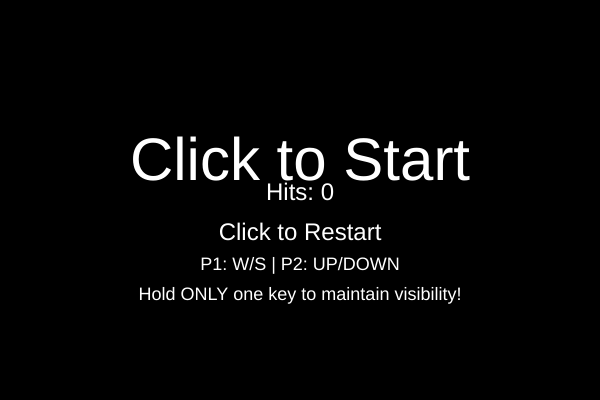
Frame 1 (no input)
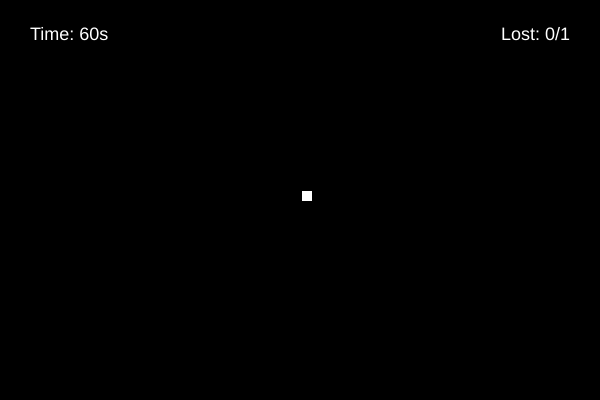
Frame 2 (the mouse pressed at the canvas centre, redrawn once)

The p5.js sketch that drew these frames (run headless with seeded random() and noise() and a simulated clock; the mouse was pressed at the canvas centre and the sketch redrawn once):

// p5.js sketch
// ── sketch.js
// --- GAME CONSTANTS ---
const INITIAL_PADDLE_HEIGHT = 80;
const SURVIVAL_TIME_LIMIT = 60000; // 60 seconds in milliseconds
const SHRINK_INTERVAL = 10000;    // Shrink every 10 seconds
const MAX_LOSSES = 1; // Game over if the ball is lost once
        
// Ball spawning time:
const THIRD_BALL_TIME = 30000;  // Second ball added at 30 seconds

// --- NEW SPEED CONSTANTS & VARIABLES ---
const INITIAL_BASE_SPEED = 3.5;
let currentBaseSpeed = INITIAL_BASE_SPEED;
let lastSpeedIncreaseTime = 0;
const SPEED_INCREASE_INTERVAL = 10000; // 10 seconds
const SPEED_INCREASE_PERCENT = 1.05;   // 5% increase

// --- GAME STATE VARIABLES ---
let gameState = 'PAUSED'; // 'PAUSED', 'RUNNING', 'WIN', 'LOSS'
let gameStartTime = 0;
let lastShrinkTime = 0;
let timeRemaining = SURVIVAL_TIME_LIMIT;
let gameCanvas; // Variable to store the p5.js canvas element for positioning
        
// --- PADDLE VARIABLES ---
let paddleLeftX = 20;
let paddleLeftY = 200; 
let paddleRightX = 580; // For a 600px wide canvas
let paddleRightY = 200; 
let paddleSpeed = 4.8; 
let paddleHeight = INITIAL_PADDLE_HEIGHT;
let paddleWidth = 10;
        
// --- BALLS ARRAY ---
let balls = []; // Holds multiple ball objects
        
// --- SCORING & VISIBILITY ---
let playerScore = 0; // Total hits on the ball (for final score)
let systemScore = 0; // Times the ball gets past the paddles (Losses)
let leftVisibleTimer = 0;
let rightVisibleTimer = 0;

/**
 * p5.js setup function: runs once at the start.
 */
function setup() {
    // Creates a 600x400 rectangular canvas
    gameCanvas = createCanvas(600, 400); 

    // Center the canvas on the screen
    windowResized(); 

    // Configure drawing settings for the game
    rectMode(CENTER);
    noStroke();
    textSize(40);
    textAlign(CENTER);

    // Pause the drawing loop until the user clicks
    noLoop();
}

/**
 * Function to create and add a new ball to the game.
 */
function addBall() {
    // Use currentBaseSpeed for the initial speed of any new ball
    balls.push({
        x: width / 2, // Centers ball correctly
        y: height / 2,
        speedX: random([-currentBaseSpeed, currentBaseSpeed]),
        speedY: random([-2, 2]),
        size: 10
    });
}

/**
 * p5.js draw function: runs repeatedly while the game is running.
 */
function draw() {
    background(0); // Black background

    // --- RUNNING GAME LOGIC ---
    if (gameState === 'RUNNING') {
        
        // 1. TIME TRACKING & PADDLE SHRINK
        let elapsedTime = millis() - gameStartTime;
        
        timeRemaining = max(0, SURVIVAL_TIME_LIMIT - elapsedTime);

        if (timeRemaining <= 0) {
            gameState = 'WIN';
        }

        // Shrink paddle every 10 seconds
        if (elapsedTime - lastShrinkTime >= SHRINK_INTERVAL) {
            paddleHeight *= 0.95; 
            lastShrinkTime += SHRINK_INTERVAL; 
            paddleHeight = max(5, paddleHeight); // Minimum height limit
        }
        
        // 2. TIME-BASED BALL SPEED INCREASE (New Logic)
        if (elapsedTime - lastSpeedIncreaseTime >= SPEED_INCREASE_INTERVAL) {
            currentBaseSpeed *= SPEED_INCREASE_PERCENT; // Increase base speed by 5%
            lastSpeedIncreaseTime += SPEED_INCREASE_INTERVAL; 
            
            // Apply the new magnitude to all existing balls to instantly accelerate them
            for (let ball of balls) {
                let direction = ball.speedX > 0 ? 1 : -1;
                ball.speedX = direction * currentBaseSpeed;
            }
        }

        // 3. BALL SPAWNING LOGIC (Second ball at 30 seconds)
        if (balls.length === 1 && elapsedTime >= THIRD_BALL_TIME) {
            addBall();
        }
        
        // 4. PADDLE MOVEMENT INPUT
        let leftDownPressed = keyIsDown(83); // S key
        let leftUpPressed = keyIsDown(87); // W key
        let leftMove = 0;
        if (leftDownPressed) { leftMove += paddleSpeed; }
        if (leftUpPressed) { leftMove -= paddleSpeed; }

        let rightDownPressed = keyIsDown(DOWN_ARROW);
        let rightUpPressed = keyIsDown(UP_ARROW);
        let rightMove = 0;
        if (rightDownPressed) { rightMove += paddleSpeed; }
        if (rightUpPressed) { rightMove -= paddleSpeed; }

        // 5. ALTRUISM LOGIC (INSTANTANEOUS VISIBILITY & XOR CHECK)
        
        // P1 (W/S) Visibility check: Visible if ONLY one key is pressed
        let leftBothPressed = leftDownPressed && leftUpPressed;
        if ((leftDownPressed || leftUpPressed) && !leftBothPressed) {
            rightVisibleTimer = 1; // Partner's paddle is visible
        } else {
            rightVisibleTimer = 0; // Partner's paddle is invisible
        }

        // P2 (UP/DOWN) Visibility check: Visible if ONLY one key is pressed
        let rightBothPressed = rightDownPressed && rightUpPressed;
        if ((rightDownPressed || rightUpPressed) && !rightBothPressed) {
            leftVisibleTimer = 1; // Partner's paddle is visible
        } else {
            leftVisibleTimer = 0; // Partner's paddle is invisible
        }

        // 6. PADDLE MOVEMENT & CONSTRAINT
        paddleLeftY = constrain(
            paddleLeftY + leftMove,
            paddleHeight / 2,
            height - paddleHeight / 2
        );
        paddleRightY = constrain(
            paddleRightY + rightMove,
            paddleHeight / 2,
            height - paddleHeight / 2
        );
        
        // --- BALLS LOGIC (LOOP THROUGH ALL BALLS) ---
        for (let i = balls.length - 1; i >= 0; i--) {
            let ball = balls[i];

            // Move the ball
            ball.x += ball.speedX;
            ball.y += ball.speedY;
            
            // Collision with Left Paddle (Requires right player input)
            let leftCollisionLeft = paddleLeftX - paddleWidth / 2 - ball.size / 2;
            let leftCollisionRight = paddleLeftX + paddleWidth / 2 + ball.size / 2;
            let leftCollisionTop = paddleLeftY - paddleHeight / 2 - ball.size / 2;
            let leftCollisionBottom = paddleLeftY + paddleHeight / 2 + ball.size / 2;
            
            if (leftVisibleTimer > 0 && ball.x >= leftCollisionLeft && ball.x <= leftCollisionRight && ball.y >= leftCollisionTop && ball.y <= leftCollisionBottom) {
                // Ball speed is NOT increased here anymore. Just reverse direction.
                ball.speedX = -ball.speedX; 
                playerScore += 1;
                ball.speedY = (ball.y - paddleLeftY) / 20; 
            }

            // Collision with Right Paddle (Requires left player input)
            let rightCollisionLeft = paddleRightX - paddleWidth / 2 - ball.size / 2;
            let rightCollisionRight = paddleRightX + paddleWidth / 2 + ball.size / 2;
            let rightCollisionTop = paddleRightY - paddleHeight / 2 - ball.size / 2;
            let rightCollisionBottom = paddleRightY + paddleHeight / 2 + ball.size / 2;

            if (rightVisibleTimer > 0 && ball.x >= rightCollisionLeft && ball.x <= rightCollisionRight && ball.y >= rightCollisionTop && ball.y <= rightCollisionBottom) {
                // Ball speed is NOT increased here anymore. Just reverse direction.
                ball.speedX = -ball.speedX;
                playerScore += 1;
                ball.speedY = (ball.y - paddleRightY) / 20;
            }

            // Scoring and Boundary Logic for each ball
            if (ball.x < 0 || ball.x > width) {
                systemScore += 1; // Ball lost
                if (systemScore >= MAX_LOSSES) {
                    gameState = 'LOSS'; // Game over loss condition (MAX_LOSSES is 1)
                }
            } else if (ball.y < 0 || ball.y > height) {
                ball.speedY = -ball.speedY; // Bounce off top/bottom walls
            }
        } // End of ball loop
    }

    // --- DRAW PADDLES (INSTANT VISIBILITY - WHITE) ---
    fill(255); // White color

    // Left Paddle: Only draw if P2 is granting visibility
    if (leftVisibleTimer > 0) {
        rect(paddleLeftX, paddleLeftY, paddleWidth, paddleHeight);
    }
    
    // Right Paddle: Only draw if P1 is granting visibility
    if (rightVisibleTimer > 0) {
        rect(paddleRightX, paddleRightY, paddleWidth, paddleHeight);
    }

    // Draw all balls (always white)
    fill(255); 
    for (let ball of balls) {
        square(ball.x, ball.y, ball.size);
    }

    // --- UI AND GAME STATE DISPLAY ---

    if (gameState === 'RUNNING') {
        // Display remaining time and losses
        textAlign(LEFT);
        let timeSec = Math.ceil(timeRemaining / 1000);
        text(`Time: ${timeSec}s`, width * 0.05, height * 0.1);
        textAlign(RIGHT);
        text(`Lost: ${systemScore}/1`, width * 0.95, height * 0.1); 

    } else {
        noLoop(); 
        textAlign(CENTER);
        textSize(60);

        if (gameState === 'WIN') {
            fill(255); 
            text('SURVIVED!', width / 2, height / 2 - 40);
        } else if (gameState === 'LOSS') {
            fill(255, 50, 50); 
            text('GAME OVER', width / 2, height / 2 - 40);
        } else {
            fill(255);
            text('Click to Start', width / 2, height / 2 - 20);
        }
        
        textSize(24);
        fill(255);
        text(`Hits: ${playerScore}`, width / 2, height / 2);
        text('Click to Restart', width / 2, height / 2 + 40);
        textSize(18);
        text('P1: W/S | P2: UP/DOWN', width / 2, height / 2 + 70);
        text('Hold ONLY one key to maintain visibility!', width / 2, height / 2 + 100);
    }
}

/**
 * Function to reset all balls for a new game.
 */
function resetGameBalls() {
    balls = []; // Clear all existing balls
    addBall(); // Add the initial ball
}

/**
 * p5.js mousePressed function: handles starting/restarting the game.
 */
function mousePressed() {
    if (gameState !== 'RUNNING') {
        // Reset all state variables for a new game
        playerScore = 0;
        systemScore = 0;
        paddleHeight = INITIAL_PADDLE_HEIGHT;
        leftVisibleTimer = 0;
        rightVisibleTimer = 0;
        
        // Reset speed variables for new game
        currentBaseSpeed = INITIAL_BASE_SPEED; 

        // Ensure paddles start exactly in the middle
        paddleLeftY = height / 2;
        paddleRightY = height / 2;
        
        gameState = 'RUNNING';
        gameStartTime = millis();
        lastShrinkTime = gameStartTime;
        lastSpeedIncreaseTime = gameStartTime; // Initialize speed increase timer
        timeRemaining = SURVIVAL_TIME_LIMIT;
        
        resetGameBalls(); // Use the new function to set up balls
        loop(); // Start the draw loop
    }
}

/**
 * p5.js function to handle window resizing for centering the canvas.
 */
function windowResized() {
    // Recalculate position to center the canvas
    if (gameCanvas) {
        let x = (windowWidth - width) / 2;
        let y = (windowHeight - height) / 2;
        gameCanvas.position(x, y);
    }
}

// ── Ball.js
class Ball {
    constructor(x, y, xSpeed, ySpeed) {
        this.x = x;
        this.y = y;
        this.size = 10;
        this.speedX = xSpeed;
        this.speedY = ySpeed;
    }

    show() {
        fill(255); // White ball
        square(this.x, this.y, this.size);
    }

    move() {
        this.x += this.speedX;
        this.y += this.speedY;
    }

    checkCollisionWall() {
        // Top and Bottom wall collision
        if (this.y - this.size / 2 < 0 || this.y + this.size / 2 > height) {
            this.speedY *= -1;
        }
    }

    checkCollisionPaddle(paddle) {
        // Simplified AABB collision check (using center mode)
        if (this.x - this.size / 2 < paddle.x + paddle.w / 2 &&
            this.x + this.size / 2 > paddle.x - paddle.w / 2 &&
            this.y - this.size / 2 < paddle.y + paddle.h / 2 &&
            this.y + this.size / 2 > paddle.y - paddle.h / 2) {

            // Reverse X speed and add a bit of spin
            this.speedX *= -1;
            this.speedY = (this.y - paddle.y) / 10;
            
            // The user's original code had a sound ping here
            // if (typeof pingSound !== 'undefined') pingSound.play();
        }
    }

    checkWinner() {
        // Player 2 scores (Ball passes left edge)
        if (this.x < 0) {
            return 2;
        }
        // Player 1 scores (Ball passes right edge)
        if (this.x > width) {
            return 1;
        }
        return 0; // No score
    }

    reset() {
        this.x = width / 2;
        this.y = height / 2;
        // High speed setting from previous version
        this.speedX = random([-4.5, 4.5]);
        this.speedY = random([-2, 2]);
    }
}
// ── Paddle.js
class Paddle {
    constructor(x, y, w, h, speed, color) {
        this.x = x; // Center X
        this.y = y; // Center Y
        this.w = w;
        this.h = h; // Dynamic height
        this.speed = speed; // 5.6
        this.baseColor = color; // For green/red
    }

    show(isVisible) {
        fill(isVisible ? this.baseColor : 0); // Invisible if opponent is not moving
        // Draw the rectangle using CENTER mode
        rect(this.x, this.y, this.w, this.h);
    }

    moveUp() {
        // Constrain movement based on current dynamic height
        this.y = constrain(this.y - this.speed, this.h / 2, height - this.h / 2);
    }

    moveDown() {
        this.y = constrain(this.y + this.speed, this.h / 2, height - this.h / 2);
    }
}

// ── style.css
html,body {
width: 100%;
    height: 100%;
    display: flex;
    align-items: center;
    justify-content: center;
}


canvas {
  display: block;
}
